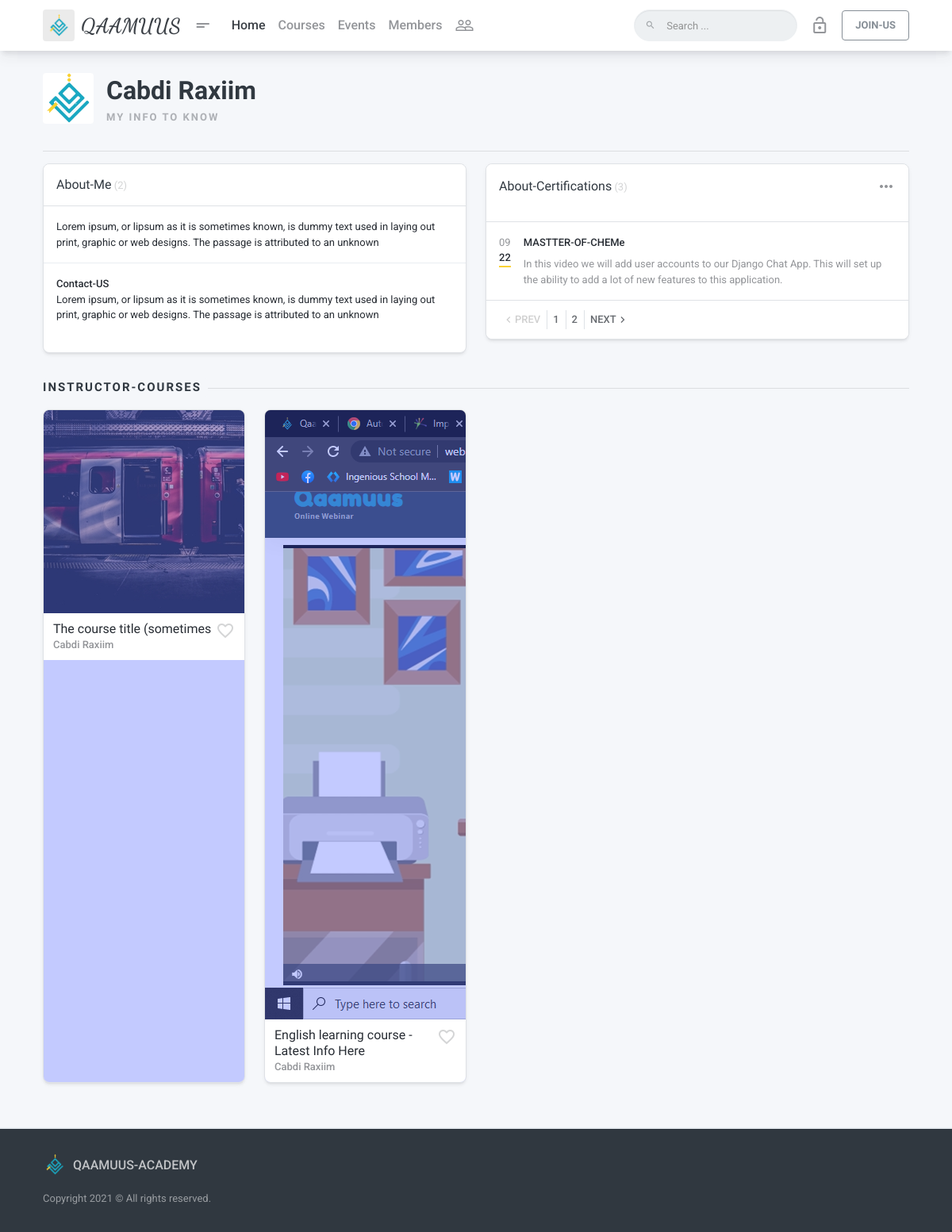
The app's page /instructor-info/1/Instructor/, older data.
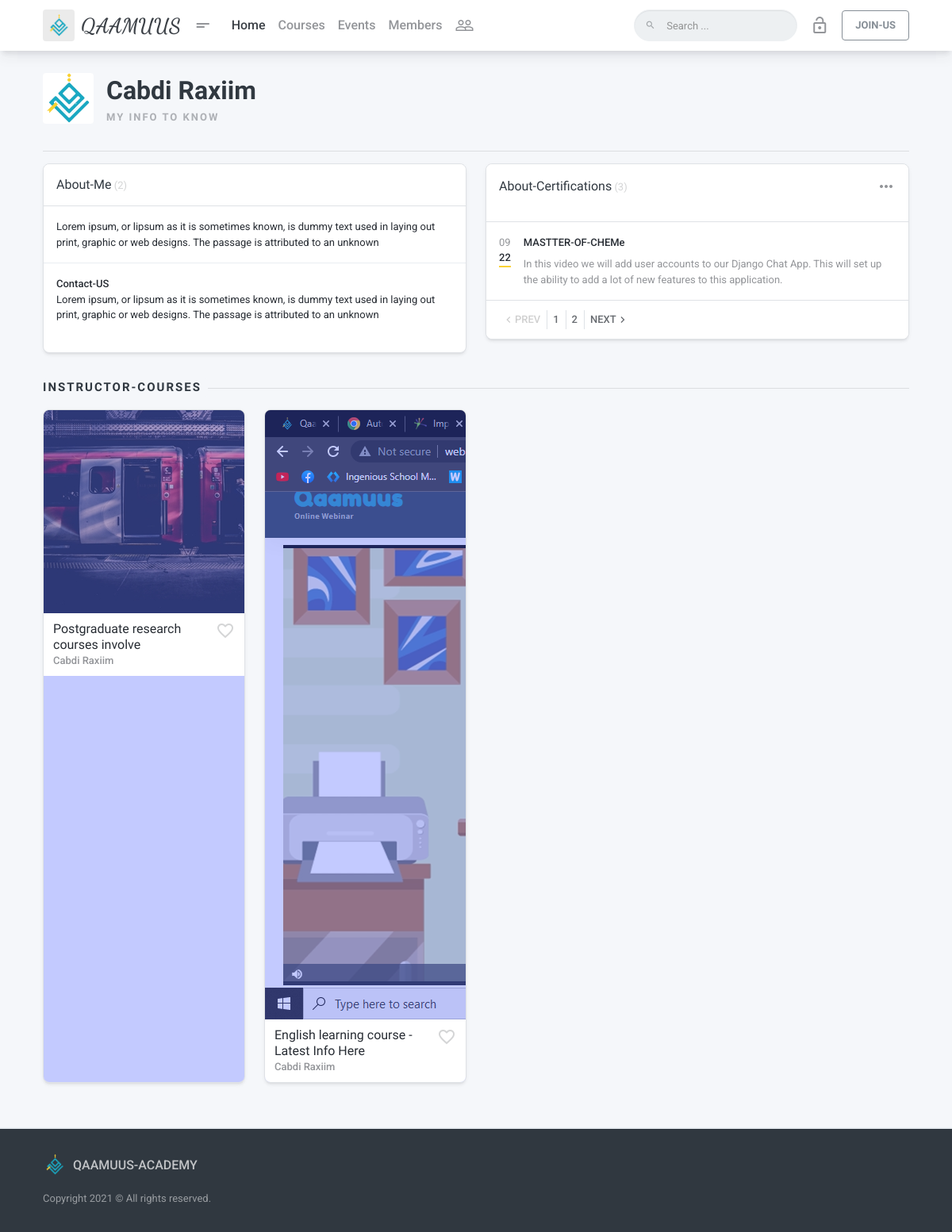
The same page, newer data.
### api/models.py (models this page shows, shortened)
class QaCourses(models.Model):
    title=models.CharField(max_length=255)
    slug=models.CharField(max_length=2555,default='')
    simDesc=models.TextField(null=True,blank=True)
    fullDesc=RichTextField()
    youLearn=RichTextField(null=True,blank=True)
    category=models.ForeignKey(CourseCategory,on_delete=models.CASCADE,null=True,blank=True)
    inrolledUsers=models.ManyToManyField(UserProfile,'inrolledU',null=True,blank=True)
    regularPrice=models.FloatField(default=0)
    showRegularPrice=models.BooleanField(default=True)
    saledPrice=models.FloatField(default=0)
    lessonCounts=models.IntegerField(default=0)
    itsFree=models.BooleanField(default=False)
    dateRegistred=models.DateField(auto_now=True)
    level=models.CharField(max_length=255,default='Standared')
    houres=models.CharField(max_length=255,default='0')
    status=models.BooleanField(default=True)
    prevVideo=models.CharField(max_length=255000)
    coverImage=models.ImageField(upload_to='images/courseImages/',blank=True,null=True)
    prevImage=models.ImageField(upload_to='images/courseImages/')
    instructor=models.ForeignKey(UserProfile,on_delete=models.CASCADE)
    searchKey=models.ManyToManyField(SearchKeys,blank=True,null=True)
    def courPrevIg(self):
        return mark_safe('<img src={} width="100px" >'.format(self.prevImage.url))
    courPrevIg.allow_tags=True

class UserProfile(models.Model):
    user=models.OneToOneField(User,on_delete=models.CASCADE)
    number=models.CharField(max_length=16, default=0)
    profileImage=models.ImageField(upload_to='images/usrProfile',null=True,blank=True)
    password=models.CharField(max_length=255)
    email=models.CharField(max_length=255,unique=True)
    userTitle=models.CharField(max_length=255,null=True,blank=True)
    fullName=models.CharField(max_length=255)
    aboutMe=models.TextField(null=True,blank=True)
    stayedSeconds=models.IntegerField(default=0)
    facebook_link=models.CharField(max_length=3000,null=True,blank=True)
    twitter_link=models.CharField(max_length=3000,null=True,blank=True)
    third_link=models.CharField(max_length=3000,null=True,blank=True)
    learnedSeconds=models.IntegerField(default=0)
    status=models.BooleanField(default=True)
    contactMe=models.TextField(null=True,blank=True)
    referralCode=models.CharField(default='qReff_9002',max_length=10)
    userType=models.ForeignKey(UserTypes,on_delete=models.CASCADE,default=1)
    teacherPoints=models.FloatField(default=1)
    user_activated=models.BooleanField(default=True)
    def theImage(self):
        if self.profileImage:
            return mark_safe('<img src={} width="100px" >'.format(self.profileImage.url))
        else:
            return mark_safe('<img src={} width="100px" >'.format('https://st3.depositphotos.com/3581215/18899/v/450/depositphotos_188994514-stock-illustration-vector-illustration-male-silhouette-profile.jpg'))
    theImage.allow_tags=True

### a_system/views.py (the view)
# urls.py: path("instructor-info/<str:usrId>/<str:enc1>/",views.instructorInfo),
def instructorInfo(request,usrId,enc1):
    instructorInfo=UserProfile.objects.get(pk=usrId)
    if instructorInfo.userType == UserTypes.objects.get(pk=2):
        instructorCertification=InstructorCertification.objects.filter(theUser=instructorInfo)
        instructorCourses=QaCourses.objects.filter(instructor=instructorInfo)
        return render(request,'detail/instructor-detail.html',{'instructorCertification':instructorCertification,'instructorInfo':instructorInfo,'instructorCourses':instructorCourses})
    else:
        return redirect('/instructors/')

### a_system/views.py (called while the page is built, shortened)
def userProfileInfo(request):
    if(request.user.pk==None):
        return {
            'userInfo':{}
        }
    elif(request.user.pk==nullcontext):
        return {
                'userInfo':{}
            }

### templates/detail/instructor-detail.html (shortened to what the changed rows need)
{% extends user.is_authenticated|yesno:"authBase.html,unAuthBase.html" %}
{% load static %}
{% block content %}
{% if user.is_authenticated %}
{% else %}
<br><br><br>
{% endif %}
<div class="pt-32pt">
    <div  class="container page__container d-flex flex-column flex-md-row align-items-center text-center text-sm-left">
        <div class="flex d-flex flex-column flex-sm-row align-items-center mb-24pt mb-md-0">
            <div class="mb-24pt mb-sm-0 mr-sm-24pt">
                <h2 class="mb-0">{{instructorInfo.fullName}}</h2>
            </div>
        </div>
    </div>
</div>
<div class="container page__container">
    <div class="page-section">
        <div class="row card-group-row">
            {% for course in instructorCourses %}
            <div class="col-md-6 col-lg-4 col-xl-3 card-group-row__col">
                <div class="card card-sm card--elevated p-relative o-hidden overlay overlay--primary-dodger-blue js-overlay mdk-reveal js-mdk-reveal card-group-row__card"
                        data-partial-height="44"
                        data-toggle="popover"
                        data-trigger="click">
                    <a href=""
                        class="js-image"
                        data-position="">
                        <img src="{{course.coverImage.url}}"
                                alt="course">
                        <span class="overlay__content align-items-start justify-content-start">
                        </span>
                    </a>
                    <div class="mdk-reveal__content">
                        <div class="card-body">
                            <div class="d-flex">
                                <div class="flex">
                                    <a class="card-title"
                                        href="student-course.html">{{course.title}}</a>
                                    <small class="text-50 font-weight-bold mb-4pt">{{course.instructor.fullName}}</small>
                                </div>
                                <a href="student-course.html"
                                    data-toggle="tooltip"
                                    data-title="Add Favorite"
                                    data-placement="top"
                                    data-boundary="window"
                                    class="ml-4pt material-icons text-20 card-course__icon-favorite">favorite_border</a>
                            </div>
                        </div>
                    </div>
                </div>
            </div>
            {% endfor %}
        </div>
    </div>
</div>
{% endblock %}

Row changes from the older to the newer data that the page shows:
removed QaCourses: coverImage (picture), title "The course title (sometimes", instructor.fullName "Cabdi Raxiim"
added QaCourses: coverImage (picture), title "Postgraduate research courses involve", instructor.fullName "Cabdi Raxiim"
